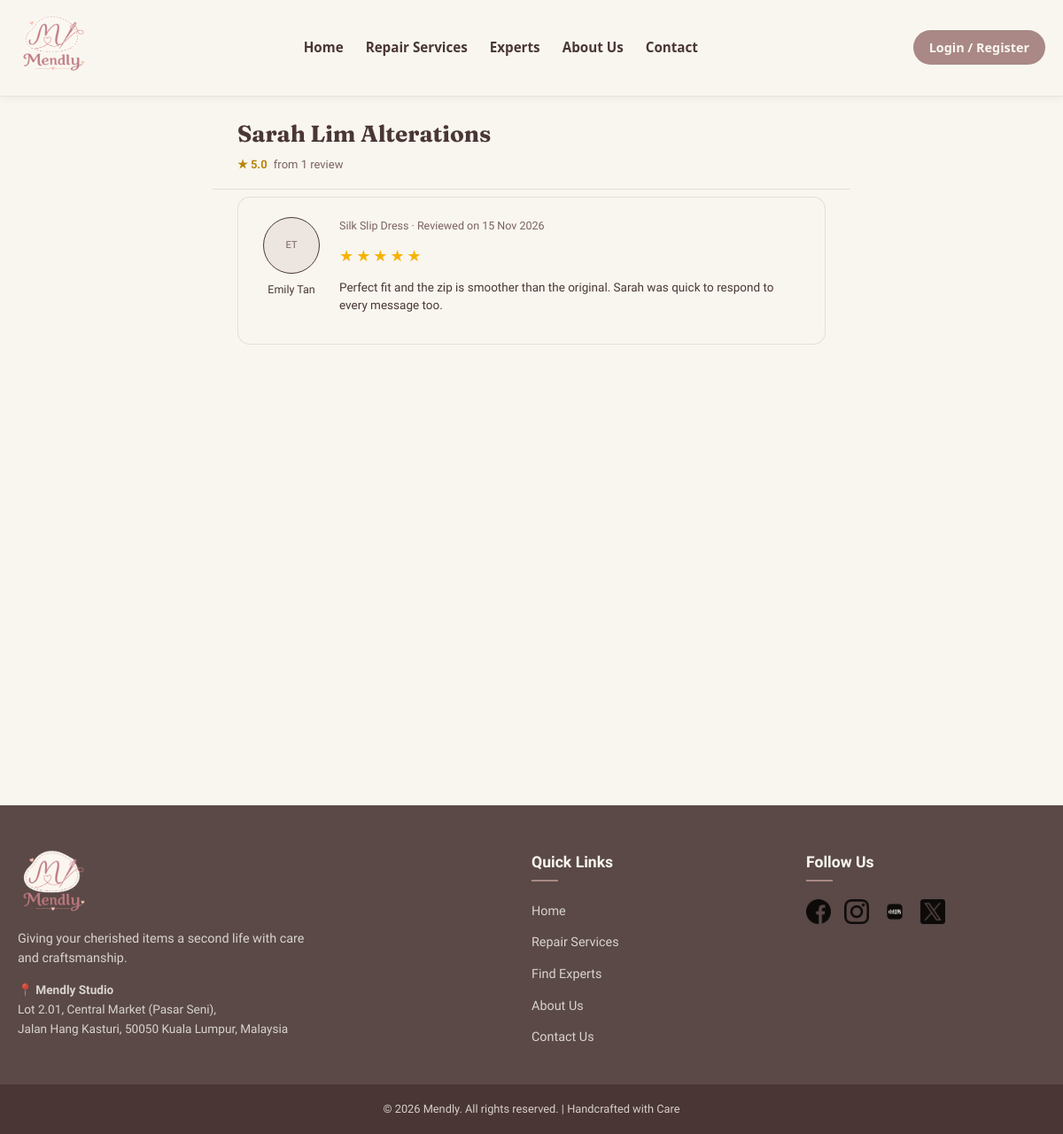
Screenshot of /expert-review.php?expert_id=2 with the database file from the repository.
### tables this page shows
CREATE TABLE experts (
    expert_id              INT AUTO_INCREMENT PRIMARY KEY,
    full_name               VARCHAR(100) NOT NULL,
    email                    VARCHAR(100) NOT NULL UNIQUE,
    phone                    VARCHAR(20)  NOT NULL,
    location                 VARCHAR(150) NOT NULL,
    password                 VARCHAR(255) NOT NULL,
    business_name            VARCHAR(150) NOT NULL,
    experience                VARCHAR(20)  NOT NULL,
    description              TEXT,

     
     
     
     
     
     
     
    first_login_done         BOOLEAN DEFAULT TRUE,

    photo_path                MEDIUMBLOB,
    photo_path_mime           VARCHAR(20),

     
    avatar                    MEDIUMBLOB,
    avatar_mime               VARCHAR(20),
    bio                       TEXT,
    years_experience          INT DEFAULT 0,
    completed_repairs         INT DEFAULT 0,
    response_rate             DECIMAL(5,2) DEFAULT 0,
    average_response_time     VARCHAR(50),
    verified                  BOOLEAN DEFAULT FALSE,

    created_at                TIMESTAMP DEFAULT CURRENT_TIMESTAMP
);

CREATE TABLE reviews (
    review_id   INT AUTO_INCREMENT PRIMARY KEY,
    request_id  INT NOT NULL UNIQUE,
    rating      INT NOT NULL,
    comment     TEXT,
    review_date TIMESTAMP DEFAULT CURRENT_TIMESTAMP,

    FOREIGN KEY (request_id) REFERENCES repair_requests(request_id) ON DELETE CASCADE
);

CREATE TABLE customers (
    customer_id INT AUTO_INCREMENT PRIMARY KEY,
    full_name   VARCHAR(100) NOT NULL,
    email       VARCHAR(100) NOT NULL UNIQUE,
    phone       VARCHAR(20)  NOT NULL,
    location    VARCHAR(150) NOT NULL,
    password    VARCHAR(255) NOT NULL,
    avatar      MEDIUMBLOB,
    avatar_mime VARCHAR(20),
    created_at  TIMESTAMP DEFAULT CURRENT_TIMESTAMP
);

CREATE TABLE repair_requests (
    request_id         INT AUTO_INCREMENT PRIMARY KEY,
    customer_id         INT NOT NULL,
    service_id          INT NOT NULL,
    item_name            VARCHAR(150),
    brand                 VARCHAR(100),
    repair_description   TEXT,
    additional_notes      TEXT,
    reference_image      VARCHAR(255),
    quoted_price          DECIMAL(10,2),

    status ENUM(
        'Pending',
        'Accepted',
        'In Progress',
        'Ready for Collection',
        'Completed',
        'Cancelled'
    ) DEFAULT 'Pending',

    request_date TIMESTAMP DEFAULT CURRENT_TIMESTAMP,

    FOREIGN KEY (customer_id) REFERENCES customers(customer_id),
    FOREIGN KEY (service_id)  REFERENCES services(service_id)
);

### expert-review.php (the view, shortened to what this page needs)
<?php
include("includes/db.php");
$expertId = (int) ($_GET['expert_id'] ?? 0);
$expertStmt = mysqli_prepare($conn, "SELECT expert_id, full_name, business_name FROM experts WHERE expert_id = ?");
mysqli_stmt_bind_param($expertStmt, 'i', $expertId);
mysqli_stmt_execute($expertStmt);
$expert = mysqli_fetch_assoc(mysqli_stmt_get_result($expertStmt));
$sql = "SELECT r.review_id, r.rating, r.comment, r.review_date, rq.item_name,
               c.full_name AS reviewer_name
        FROM reviews r
        INNER JOIN repair_requests rq ON r.request_id = rq.request_id
        INNER JOIN services s ON rq.service_id = s.service_id
        INNER JOIN customers c ON rq.customer_id = c.customer_id
        WHERE s.expert_id = ?
        ORDER BY r.review_date DESC";
$stmt = mysqli_prepare($conn, $sql);
mysqli_stmt_bind_param($stmt, 'i', $expertId);
mysqli_stmt_execute($stmt);
$reviews = mysqli_fetch_all(mysqli_stmt_get_result($stmt), MYSQLI_ASSOC);
$totalReviews  = count($reviews);
$averageRating = $totalReviews > 0 ? array_sum(array_column($reviews, 'rating')) / $totalReviews : 0;
function initials(string $name): string
{
  $parts = preg_split('/\s+/', trim($name));
  $parts = array_slice($parts, 0, 2);
  return implode('', array_map(fn($w) => mb_strtoupper(mb_substr($w, 0, 1)), $parts));
}
?>
<!DOCTYPE html>
<html lang="en">
<head>
  <link rel="stylesheet" href="assets/css/global.css">
  <link rel="stylesheet" href="assets/css/review.css">
  <link rel="stylesheet" href="assets/css/expert-reviews.css">
</head>
<body>
  <?php include("includes/header.php"); ?>
  <div class="page">
    <div class="header" id="header">
      <h1><?php echo htmlspecialchars($expert['business_name'] ?: $expert['full_name']); ?></h1>
      <p id="subcount">
        <?php if ($totalReviews > 0): ?>
          <span class="avg-rating">★ <?php echo number_format($averageRating, 1); ?></span>
          from <?php echo $totalReviews; ?> review<?php echo $totalReviews === 1 ? '' : 's'; ?>
        <?php else: ?>
          No reviews yet
        <?php endif; ?>
      </p>
    </div>
    <div class="list" id="list">
      <?php foreach ($reviews as $rev): ?>
        <div class="card expert-review-card">
          <div class="artisan">
            <div class="pfp"><?php echo htmlspecialchars(initials($rev['reviewer_name'])); ?></div>
            <div class="artisan-name"><?php echo htmlspecialchars($rev['reviewer_name']); ?></div>
          </div>
          <div class="content">
            <p class="review-date">
              <?php echo htmlspecialchars($rev['item_name'] ?: 'Repair'); ?>
              &middot; Reviewed on <?php echo date('d M Y', strtotime($rev['review_date'])); ?>
            </p>
            <div class="summary-stars">
              <?php for ($n = 1; $n <= 5; $n++): ?>
                <span class="star <?php echo $n <= $rev['rating'] ? 'filled' : ''; ?>">&#9733;</span>
              <?php endfor; ?>
            </div>
            <p class="summary-text"><?php echo nl2br(htmlspecialchars($rev['comment'] ?? '')); ?></p>
          </div>
        </div>
      <?php endforeach; ?>
    </div>
  </div>
  <?php include("includes/footer.php"); ?>
</body>
</html>

### assets/css/global.css (style rules this page uses)
:root { --color-light: rgba(249, 246, 240, 1); --color-medium: rgba(169, 136, 133, 1); --color-dark: rgba(74, 55, 53, 1); --color-subtle-dark: rgba(122, 98, 96, 1); --color-dark-80: rgba(74, 55, 53, 0.9); --color-dark-90: rgba(74, 55, 53, 0.98); --color-light-80: rgba(249, 246, 240, 0.8); --font-main: "Segoe UI", Tahoma, Geneva, Verdana, sans-serif; --transition-fast: all 0.3s ease; }
* { margin: 0; padding: 0; box-sizing: border-box; }
body { font-family: var(--font-main); color: var(--color-dark); line-height: 1.6; overflow-x: hidden; }

### assets/css/review.css (style rules this page uses)
:root { --light: var(--color-light); --dark: var(--color-dark); --medium: var(--color-medium); --subtle-dark: var(--color-subtle-dark); --card: var(--color-light); --border: rgba(74, 55, 53, 0.12); --border-strong: rgba(74, 55, 53, 0.35); --medium-tint: rgba(169, 136, 133, 0.15); --medium-dark: rgba(140, 108, 105, 1); --star-dim: rgba(74, 55, 53, 0.2); --error: rgba(163, 64, 46, 1); }
* { box-sizing:border-box; }
body { margin:0; background:var(--light); color:var(--dark); font-family:'Work Sans',sans-serif; }
.page { max-width:720px; margin:0 auto; min-height:100vh; }
.header { top:var(--main-header-height, 64px); z-index:20; background:var(--light); padding:22px 28px 16px; border-bottom:1px solid var(--border); }
.header h1 { font-family:'Fraunces',serif; font-size:26px; margin:0 0 4px; }
.header p { margin:0; font-size:13px; color:var(--subtle-dark); }
.list { padding:8px 28px 60px; display:flex; flex-direction:column; gap:22px; }
.card { background:var(--card); border:1px solid var(--border); border-radius:14px; padding:22px 24px; display:grid; grid-template-columns:88px minmax(0, 1fr); gap:18px; }
.artisan { display:flex; flex-direction:column; align-items:center; gap:8px; }
.pfp { width:64px; height:64px; border-radius:50%; border:1.5px solid var(--dark); display:flex; align-items:center; justify-content:center; font-size:11px; color:var(--subtle-dark); background:var(--medium-tint); }
.artisan-name { font-size:12.5px; font-weight:500; text-align:center; display:-webkit-box; -webkit-line-clamp:3; line-clamp: 3; -webkit-box-orient:vertical; overflow:hidden; word-break:break-word; }
.star { font-size:22px; cursor:pointer; color:var(--star-dim); user-select:none; transition:.12s; }
.star.filled { color:#F5B301; }
.review-date { font-size:12px; color:var(--subtle-dark); margin:6px 0 16px; }
.summary-stars { display:flex; gap:3px; margin-bottom:12px; }
.summary-stars .star { font-size:18px; color:var(--star-dim); cursor:default; }
.summary-stars .star.filled { color:#F5B301; }
.summary-text { font-size:13.5px; line-height:1.5; margin:0 0 12px; white-space:pre-wrap; }

### assets/css/expert-reviews.css (style rules this page uses)
.avg-rating { color: #b8860b; font-weight: 600; margin-right: 4px; }
.expert-review-card { grid-template-columns: 72px minmax(0, 1fr); }
.expert-review-card .review-date { margin: 0 0 10px; font-size: 12.5px; }
.expert-review-card .summary-stars { margin-bottom: 10px; }
.expert-review-card .summary-stars .star { font-size: 18px; }

### rows the page displays
experts: business_name "Sarah Lim Alterations"
reviews: customers.full_name "ET", customers.full_name "Emily Tan", request.item_name "Silk Slip Dress", review_date "15 Nov 2026", comment "Perfect fit and the zip is smoother than the original. Sarah was quick to respond to every message too."

### other values shown
$label "Repair Services"
$label "Experts"
$averageRating "5.0"
$totalReviews "1"
